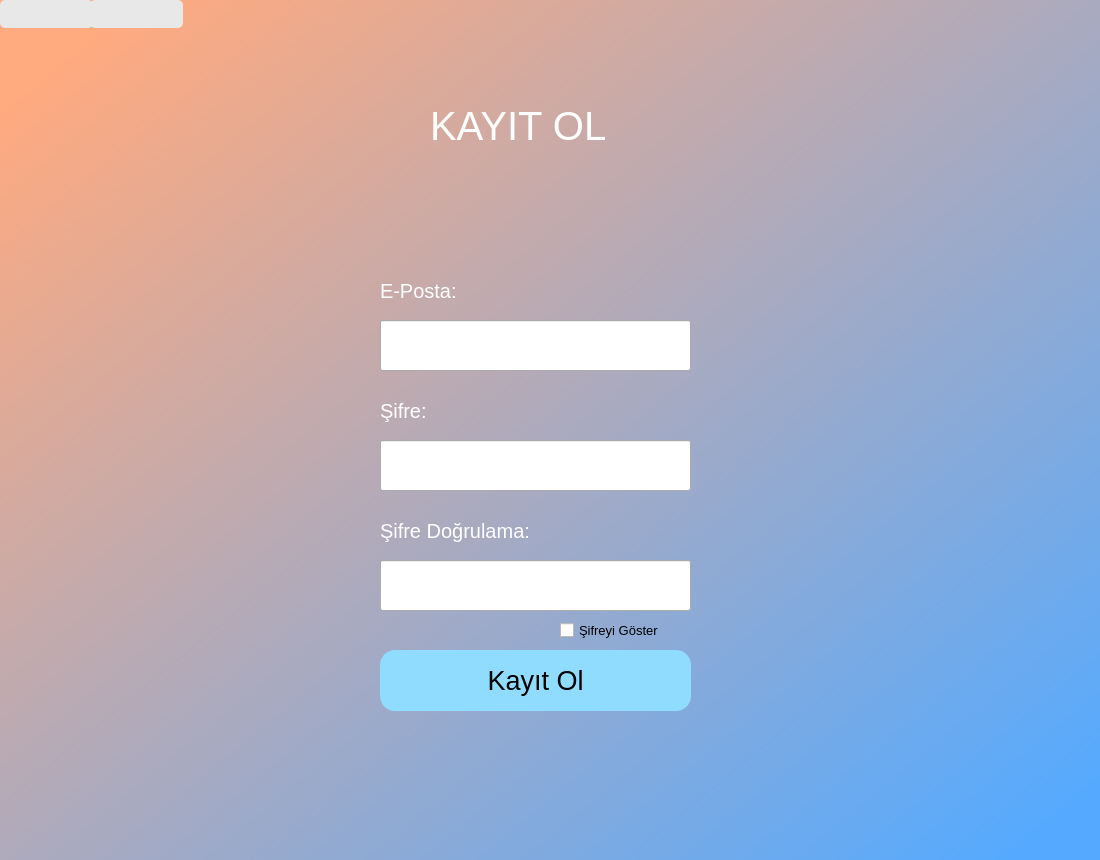
<?xml version="1.0" encoding="UTF-8"?>
<ui version="4.0">
 <class>Dialog</class>
 <widget class="QDialog" name="Dialog">
  <property name="geometry">
   <rect>
    <x>0</x>
    <y>0</y>
    <width>1100</width>
    <height>860</height>
   </rect>
  </property>
  <property name="minimumSize">
   <size>
    <width>1100</width>
    <height>860</height>
   </size>
  </property>
  <property name="maximumSize">
   <size>
    <width>1100</width>
    <height>860</height>
   </size>
  </property>
  <property name="windowTitle">
   <string>Dialog</string>
  </property>
  <widget class="QWidget" name="bgwidget" native="true">
   <property name="geometry">
    <rect>
     <x>0</x>
     <y>0</y>
     <width>1100</width>
     <height>860</height>
    </rect>
   </property>
   <property name="minimumSize">
    <size>
     <width>1100</width>
     <height>860</height>
    </size>
   </property>
   <property name="maximumSize">
    <size>
     <width>1100</width>
     <height>860</height>
    </size>
   </property>
   <property name="styleSheet">
    <string notr="true">QWidget#bgwidget{
background-color:qlineargradient(spread:pad, x1:0.058, y1:0.0685288, x2:0.997304, y2:0.958, stop:0 rgba(255, 170, 127, 255), stop:0.976109 rgba(85, 170, 255, 255))
}</string>
   </property>
   <widget class="QLabel" name="label">
    <property name="geometry">
     <rect>
      <x>430</x>
      <y>90</y>
      <width>261</width>
      <height>71</height>
     </rect>
    </property>
    <property name="font">
     <font>
      <pointsize>30</pointsize>
     </font>
    </property>
    <property name="styleSheet">
     <string notr="true">color: rgb(255, 255, 255);</string>
    </property>
    <property name="text">
     <string>KAYIT OL</string>
    </property>
   </widget>
   <widget class="QPushButton" name="kayitOl">
    <property name="geometry">
     <rect>
      <x>380</x>
      <y>650</y>
      <width>311</width>
      <height>61</height>
     </rect>
    </property>
    <property name="font">
     <font>
      <pointsize>20</pointsize>
     </font>
    </property>
    <property name="styleSheet">
     <string notr="true">background-color: rgb(143, 220, 255);
border-radius:15px;</string>
    </property>
    <property name="text">
     <string>Kayıt Ol</string>
    </property>
   </widget>
   <widget class="QPushButton" name="ileriButon">
    <property name="enabled">
     <bool>false</bool>
    </property>
    <property name="geometry">
     <rect>
      <x>90</x>
      <y>0</y>
      <width>93</width>
      <height>28</height>
     </rect>
    </property>
    <property name="styleSheet">
     <string notr="true">background-color: rgb(232, 232, 232);
border-radius:5px;</string>
    </property>
    <property name="text">
     <string/>
    </property>
    <property name="icon">
     <iconset>
      <normaloff>Custom-Icon-Design-Mono-General-1-Forward.ico</normaloff>Custom-Icon-Design-Mono-General-1-Forward.ico</iconset>
    </property>
    <property name="iconSize">
     <size>
      <width>30</width>
      <height>30</height>
     </size>
    </property>
   </widget>
   <widget class="QPushButton" name="geriButon">
    <property name="enabled">
     <bool>true</bool>
    </property>
    <property name="geometry">
     <rect>
      <x>0</x>
      <y>0</y>
      <width>93</width>
      <height>28</height>
     </rect>
    </property>
    <property name="styleSheet">
     <string notr="true">background-color: rgb(232, 232, 232);
border-radius:5px;</string>
    </property>
    <property name="text">
     <string/>
    </property>
    <property name="icon">
     <iconset>
      <normaloff>Custom-Icon-Design-Mono-General-1-Back.ico</normaloff>Custom-Icon-Design-Mono-General-1-Back.ico</iconset>
    </property>
    <property name="iconSize">
     <size>
      <width>30</width>
      <height>30</height>
     </size>
    </property>
   </widget>
   <widget class="QLabel" name="label_2">
    <property name="geometry">
     <rect>
      <x>380</x>
      <y>260</y>
      <width>321</width>
      <height>61</height>
     </rect>
    </property>
    <property name="font">
     <font>
      <family>MS Shell Dlg 2</family>
      <pointsize>15</pointsize>
      <weight>50</weight>
      <italic>false</italic>
      <bold>false</bold>
     </font>
    </property>
    <property name="styleSheet">
     <string notr="true">color: rgb(255, 255, 255);</string>
    </property>
    <property name="text">
     <string>E-Posta:</string>
    </property>
   </widget>
   <widget class="QLineEdit" name="epostaLine">
    <property name="geometry">
     <rect>
      <x>380</x>
      <y>320</y>
      <width>311</width>
      <height>51</height>
     </rect>
    </property>
   </widget>
   <widget class="QLabel" name="label_3">
    <property name="geometry">
     <rect>
      <x>380</x>
      <y>380</y>
      <width>81</width>
      <height>61</height>
     </rect>
    </property>
    <property name="font">
     <font>
      <family>MS Shell Dlg 2</family>
      <pointsize>15</pointsize>
      <weight>50</weight>
      <italic>false</italic>
      <bold>false</bold>
     </font>
    </property>
    <property name="styleSheet">
     <string notr="true">color: rgb(255, 255, 255);</string>
    </property>
    <property name="text">
     <string>Şifre:</string>
    </property>
   </widget>
   <widget class="QLineEdit" name="sifreLine">
    <property name="geometry">
     <rect>
      <x>380</x>
      <y>440</y>
      <width>311</width>
      <height>51</height>
     </rect>
    </property>
    <property name="echoMode">
     <enum>QLineEdit::Password</enum>
    </property>
   </widget>
   <widget class="QLabel" name="label_4">
    <property name="geometry">
     <rect>
      <x>380</x>
      <y>500</y>
      <width>321</width>
      <height>61</height>
     </rect>
    </property>
    <property name="font">
     <font>
      <pointsize>15</pointsize>
     </font>
    </property>
    <property name="styleSheet">
     <string notr="true">color: rgb(255, 255, 255);</string>
    </property>
    <property name="text">
     <string>Şifre Doğrulama:</string>
    </property>
   </widget>
   <widget class="QLineEdit" name="sifreLine2">
    <property name="geometry">
     <rect>
      <x>380</x>
      <y>560</y>
      <width>311</width>
      <height>51</height>
     </rect>
    </property>
    <property name="echoMode">
     <enum>QLineEdit::Password</enum>
    </property>
   </widget>
   <widget class="QCheckBox" name="sifreGoster">
    <property name="geometry">
     <rect>
      <x>560</x>
      <y>620</y>
      <width>131</width>
      <height>20</height>
     </rect>
    </property>
    <property name="font">
     <font>
      <pointsize>10</pointsize>
     </font>
    </property>
    <property name="text">
     <string>Şifreyi Göster</string>
    </property>
   </widget>
   <widget class="QLabel" name="hata">
    <property name="geometry">
     <rect>
      <x>390</x>
      <y>730</y>
      <width>261</width>
      <height>51</height>
     </rect>
    </property>
    <property name="styleSheet">
     <string notr="true">font: 12pt &quot;MS Shell Dlg 2&quot;;
color: rgb(255, 0, 4);</string>
    </property>
    <property name="text">
     <string/>
    </property>
   </widget>
  </widget>
 </widget>
 <tabstops>
  <tabstop>epostaLine</tabstop>
  <tabstop>sifreLine</tabstop>
  <tabstop>sifreLine2</tabstop>
  <tabstop>sifreGoster</tabstop>
  <tabstop>kayitOl</tabstop>
  <tabstop>geriButon</tabstop>
  <tabstop>ileriButon</tabstop>
 </tabstops>
 <resources/>
 <connections/>
</ui>
